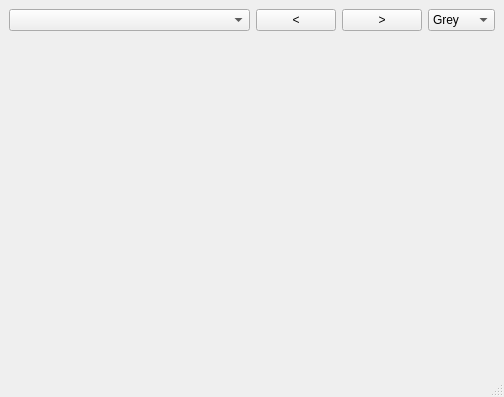
<?xml version="1.0" encoding="UTF-8"?>
<ui version="4.0">
 <class>MainWindow</class>
 <widget class="QMainWindow" name="MainWindow">
  <property name="geometry">
   <rect>
    <x>0</x>
    <y>0</y>
    <width>504</width>
    <height>397</height>
   </rect>
  </property>
  <property name="windowTitle">
   <string>MainWindow</string>
  </property>
  <widget class="QWidget" name="centralwidget">
   <layout class="QGridLayout" name="gridLayout">
    <item row="4" column="0" colspan="2">
     <widget class="QComboBox" name="cbxFilename"/>
    </item>
    <item row="6" column="0" colspan="5">
     <widget class="QLabel" name="imView">
      <property name="text">
       <string/>
      </property>
     </widget>
    </item>
    <item row="4" column="4">
     <widget class="QComboBox" name="cbxColor">
      <property name="sizePolicy">
       <sizepolicy hsizetype="Fixed" vsizetype="Fixed">
        <horstretch>0</horstretch>
        <verstretch>0</verstretch>
       </sizepolicy>
      </property>
      <item>
       <property name="text">
        <string>Grey</string>
       </property>
      </item>
      <item>
       <property name="text">
        <string>Blue</string>
       </property>
      </item>
      <item>
       <property name="text">
        <string>Yellow</string>
       </property>
      </item>
      <item>
       <property name="text">
        <string>Black</string>
       </property>
      </item>
      <item>
       <property name="text">
        <string>Green</string>
       </property>
      </item>
      <item>
       <property name="text">
        <string>Red</string>
       </property>
      </item>
     </widget>
    </item>
    <item row="4" column="2">
     <widget class="QPushButton" name="btnBack">
      <property name="sizePolicy">
       <sizepolicy hsizetype="Fixed" vsizetype="Fixed">
        <horstretch>0</horstretch>
        <verstretch>0</verstretch>
       </sizepolicy>
      </property>
      <property name="text">
       <string>&lt;</string>
      </property>
     </widget>
    </item>
    <item row="4" column="3">
     <widget class="QPushButton" name="btnNext">
      <property name="sizePolicy">
       <sizepolicy hsizetype="Fixed" vsizetype="Fixed">
        <horstretch>0</horstretch>
        <verstretch>0</verstretch>
       </sizepolicy>
      </property>
      <property name="text">
       <string>&gt;</string>
      </property>
     </widget>
    </item>
   </layout>
  </widget>
  <widget class="QStatusBar" name="statusbar"/>
 </widget>
 <resources/>
 <connections/>
</ui>
